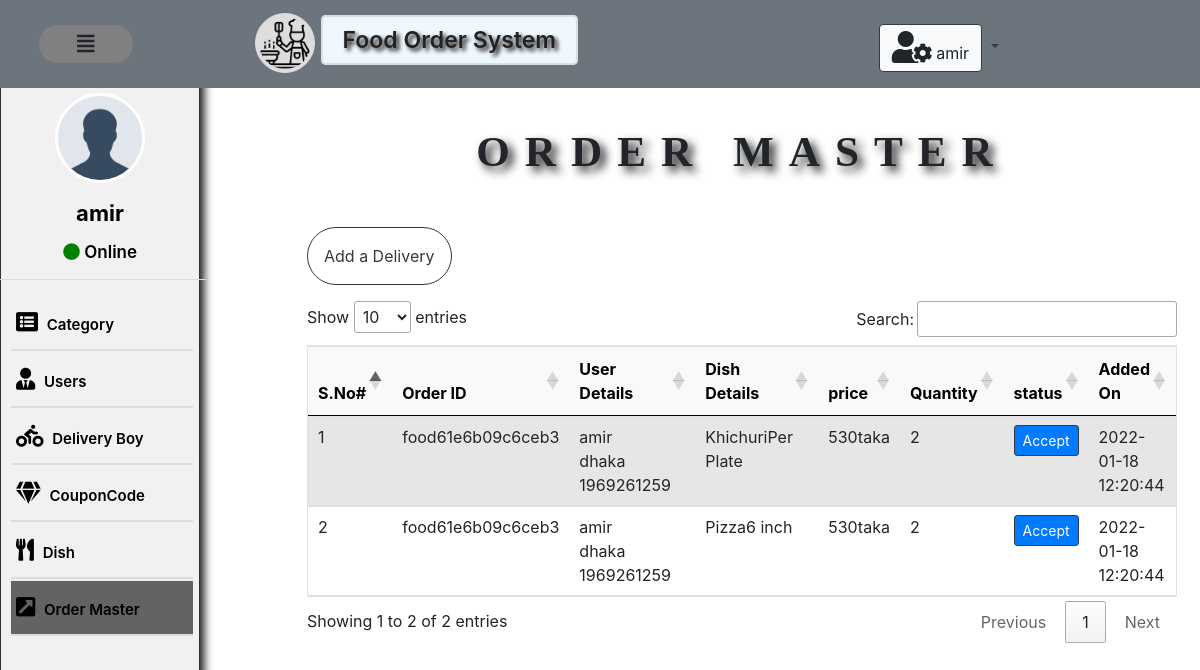
The page /admin/ordermaster.php (signed in) on the database its author committed.
### tables this page shows
CREATE TABLE `order_detail` (
  `od_id` int(11) NOT NULL,
  `user_id` int(11) NOT NULL,
  `order_id` varchar(255) NOT NULL,
  `dish_detail_id` int(11) NOT NULL,
  `quantity` int(11) NOT NULL,
  `oprice` float NOT NULL,
  `order_status` int(11) NOT NULL,
  `dt` timestamp NOT NULL DEFAULT current_timestamp() ON UPDATE current_timestamp()
);

CREATE TABLE `user` (
  `id` int(11) NOT NULL,
  `name` varchar(50) NOT NULL,
  `email` varchar(50) NOT NULL,
  `password` varchar(255) NOT NULL,
  `mobile` int(11) NOT NULL,
  `address` varchar(100) NOT NULL,
  `status` int(11) NOT NULL,
  `added_on` timestamp(5) NOT NULL DEFAULT current_timestamp(5) ON UPDATE current_timestamp(5)
);

CREATE TABLE `dish` (
  `id` int(11) NOT NULL,
  `category_id` int(11) NOT NULL,
  `dish` varchar(100) NOT NULL,
  `dish_detail` text NOT NULL,
  `image` text NOT NULL,
  `status` int(5) NOT NULL,
  `added_on` timestamp NOT NULL DEFAULT current_timestamp()
);

CREATE TABLE `dish_detail` (
  `id` int(11) NOT NULL,
  `dish_id` int(11) NOT NULL,
  `attribute` varchar(100) NOT NULL,
  `price` int(11) NOT NULL,
  `status` int(11) NOT NULL,
  `added_on` timestamp NOT NULL DEFAULT current_timestamp() ON UPDATE current_timestamp()
);

### admin/ordermaster.php (the view, shortened to what this page needs)
<?php
require '../_dbConnect.php';
 include './_top.php';
?>
    <!doctype html>
    <html lang="en">
    <head>
        <link rel="stylesheet" href="https://maxcdn.bootstrapcdn.com/bootstrap/4.0.0/css/bootstrap.min.css">
        <link rel="stylesheet" href="//cdn.datatables.net/1.10.25/css/jquery.dataTables.min.css">
        <link href="https://cdnjs.cloudflare.com/ajax/libs/font-awesome/5.15.1/css/all.min.css" rel="stylesheet" />
    </head>
    <body>
        <div class="container bg-gray col-12 col-md-9 d-inline-block float-right mx-2  mt-5 mb-5">
            <h4 class="effect">ORDER MASTER</h4>
            <a type="button" href="addDeliveryBoy.php" class="btn btn-outline-dark border border-dark rounded-pill my-3  p-3">Add a Delivery </a>
            <table class="table table-striped mt-3 border" id="myTable">
                <thead class="table-light ">
                    <tr>
                        <th scope="col" width="2%">S.No#</th>
                        <th scope="col" width="15%">Order ID</th>
                        <th scope="col" width="20%">User Details</th>
                        <th scope="col" width="20%">Dish Details</th>
                        <th scope="col mx-2" width="7%">price</th>
                        <th scope="col" width="7%">Quantity</th>
                        <th scope="col" width="7%">status</th>
                        <th scope="col" width="10%">Added On</th>
                    </tr>
                </thead>
                <tbody>
                    <?php
$sql = "SELECT * FROM `order_detail` INNER JOIN `dish_detail` , `dish` , `user` WHERE user.id = order_detail.user_id AND dish_detail.id = order_detail.dish_detail_id AND dish_detail.dish_id = dish.id  ";
$result = mysqli_query($connection, $sql);
$numRow = mysqli_num_rows($result);
if ($numRow > 0) {
    $i = 1;
    while ($fetchRow = mysqli_fetch_assoc($result)) {
        echo '<tr><td scope="row">'. $i . '</td>
     <td>'.  $fetchRow['order_id'] . '</td>
     <td>'.   $fetchRow['name'] .'<br>' . $fetchRow['address']. '<br>'. $fetchRow['mobile'].    '</td>
     <td>'.  $fetchRow['dish'] .$fetchRow['attribute']. '</td>
     <td>'.$fetchRow['oprice'] .'taka' .'</td>
     <td>'. $fetchRow['quantity'] . '</td>
     <td>'; if($fetchRow['order_status'] == 0) { echo '  <a type="button" class="btn btn-sm btn-primary border-dark"  href="?Id=' . $fetchRow['od_id'] . '&type=placed">Accept</a>';  }
                       echo '</td>
     <td>' .$fetchRow['dt'] . '</td>
     </tr>';
        $i++;
    }
}
?>
                </tbody>
            </table>
        </div>
    </body>
    </html>

### admin/style.css (style rules this page uses)
.effect { font-size: 2.7rem; font-weight: 700; text-shadow: 5px 5px 10px #111; padding: 25px 0; margin-top: 3.3rem; text-align: center; letter-spacing: 15px; font-family: Verdana; }

### rows shown on the page
order_detail: order "food61e6b09c6ceb3", user.name "amir", user.address "dhaka", user.mobile "1969261259", dish.dish "Khichuri", dish_detail.attribute "Per Plate", oprice "530", quantity "2", dt "2022-01-18 12:20:44"
order_detail: order "food61e6b09c6ceb3", user.name "amir", user.address "dhaka", user.mobile "1969261259", dish.dish "Pizza", dish_detail.attribute "6 inch", oprice "530", quantity "2", dt "2022-01-18 12:20:44"

### other values the page prints
substr($_SESSION['name'],0,20) "amir"
substr($_SESSION['name'],0,05) "amir"
